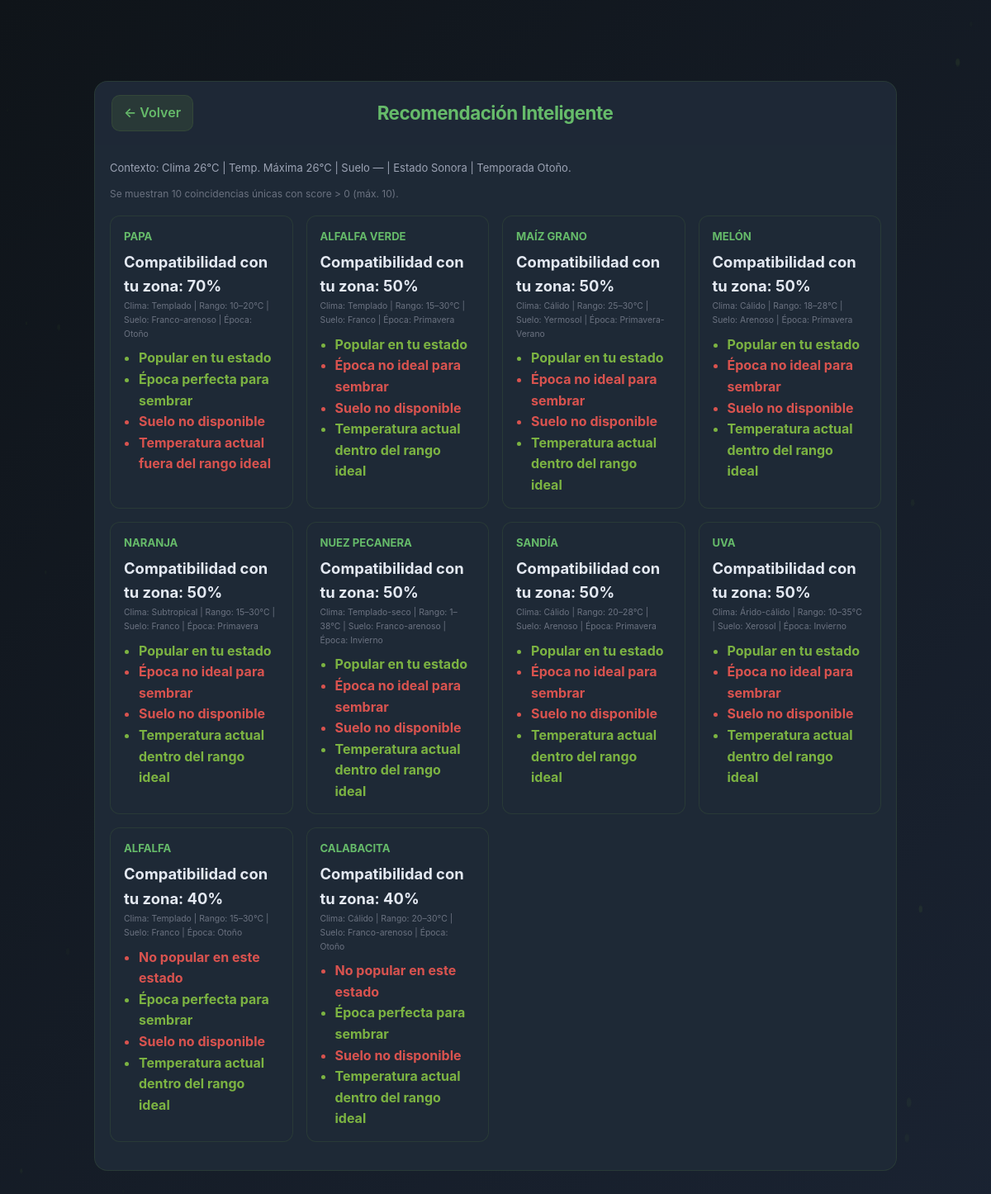
/vistas/planificador_visual.php, run on the app's committed database.
### tables this page shows
CREATE TABLE `productos` (
  `id` int(11) NOT NULL,
  `nombre` varchar(255) NOT NULL,
  `clima` varchar(255) NOT NULL,
  `t_min` int(255) NOT NULL,
  `t_max` int(255) NOT NULL,
  `epoca_siembra` varchar(255) NOT NULL,
  `dias_germinacion` int(255) NOT NULL,
  `dias_caducidad` int(255) NOT NULL,
  `recomendaciones` varchar(255) NOT NULL,
  `suelo` varchar(255) NOT NULL,
  `estados` varchar(255) NOT NULL
);

### vistas/planificador_visual.php (the view, shortened to what this page needs)
<?php
$clima = $_GET['clima'] ?? '26';
$tmax = $_GET['tmax'] ?? '26';
$suelo = $_GET['suelo'] ?? '';
$estado = $_GET['estado'] ?? 'Sonora';
$temporada = $_GET['temporada'] ?? 'Otoño';
$temperatura = 26;
if (preg_match('/(\d+)/', $clima, $matches)) {
    $temperatura = intval($matches[1]);
} elseif (preg_match('/(\d+)/', $tmax, $matches)) {
    $temperatura = intval($matches[1]);
}
function calcularScore($cultivo, $temperatura, $estado, $temporada) {
    $score = 0;
    $reasons = [];
    $estadosCultivo = explode(',', $cultivo['estados']);
    $estadosCultivo = array_map('trim', $estadosCultivo);
    if (in_array($estado, $estadosCultivo)) {
        $score += 4;
        $reasons[] = ['text' => 'Popular en tu estado', 'type' => 'positive'];
    } else {
        $reasons[] = ['text' => 'No popular en este estado', 'type' => 'negative'];
    }
    $epocas = explode('-', $cultivo['epoca_siembra']);
    $epocasPrincipales = array_map('trim', $epocas);
    if (in_array($temporada, $epocasPrincipales)) {
        $score += 3;
        $reasons[] = ['text' => 'Época perfecta para sembrar', 'type' => 'positive'];
    } else {
        $reasons[] = ['text' => 'Época no ideal para sembrar', 'type' => 'negative'];
    }
    if (!empty($cultivo['suelo']) && !empty($GLOBALS['suelo'])) {
        $sueloActual = strtolower(trim($GLOBALS['suelo']));
        $sueloCultivoArr = preg_split('/[-,]/', strtolower($cultivo['suelo']));
        $sueloCultivoArr = array_map('trim', $sueloCultivoArr);
        $coincideSuelo = false;
        foreach ($sueloCultivoArr as $sueloC) {
            if (strpos($sueloActual, $sueloC) !== false || strpos($sueloC, $sueloActual) !== false) {
                $coincideSuelo = true;
                break;
            }
        }
        if ($coincideSuelo) {
            $score += 2;
            $reasons[] = ['text' => 'Suelo ideal', 'type' => 'positive'];
        } else {
            $reasons[] = ['text' => 'Suelo no ideal', 'type' => 'negative'];
        }
    } else {
        $reasons[] = ['text' => 'Suelo no disponible', 'type' => 'negative'];
    }
    if ($temperatura >= $cultivo['t_min'] && $temperatura <= $cultivo['t_max']) {
        $score += 1;
        $reasons[] = ['text' => 'Temperatura actual dentro del rango ideal', 'type' => 'positive'];
    } else {
        $reasons[] = ['text' => 'Temperatura actual fuera del rango ideal', 'type' => 'negative'];
    }
    return ['score' => $score, 'reasons' => $reasons];
}
try {
    $mysqli = conectar_bd();
    $query = "SELECT id, nombre, clima, t_min, t_max, epoca_siembra, dias_germinacion, dias_caducidad, suelo, estados, recomendaciones
              FROM productos
              ORDER BY nombre";
    $resultado = $mysqli->query($query);
    $recomendaciones = [];
    while ($cultivo = $resultado->fetch_assoc()) {
        $scoreData = calcularScore($cultivo, $temperatura, $estado, $temporada);
        if ($scoreData['score'] > 0) {
            $recomendaciones[] = [
                'cultivo' => $cultivo,
                'score' => $scoreData['score'],
                'reasons' => $scoreData['reasons']
            ];
        }
    }
    usort($recomendaciones, function($a, $b) {
        return $b['score'] - $a['score'];
    });
    $recomendaciones = array_slice($recomendaciones, 0, 10);
    $conexionExitosa = true;
    $errorConexion = '';
} catch (Exception $e) {
    $conexionExitosa = false;
    $errorConexion = $e->getMessage();
    $recomendaciones = [];
}
?>
<!DOCTYPE html>
<html lang="es">
<head>
<link rel="stylesheet" href="../recursos/css/general.css">
</head>
<body>
<main class="container" style="padding:40px 0">
</head>
<body><canvas width="978" height="738" style="position: fixed; top: 0px; left: 0px; width: 100%; height: 100%; pointer-events: none; z-index: 0; opacity: 0.15;"></canvas>
<main class="container" style="padding:40px 0">
    <div class="page-card" style="margin-top:18px;">
        <section class="card in-view" style="padding:0;overflow:hidden;">
            <div class="map-header" style="display:flex;align-items:center;gap:16px;padding:16px 20px;background:rgba(30,41,54,0.6);">
                <a href="index.php" class="btn-back">← Volver</a>
                <h5 style="margin:0;color:var(--accent);font-size:1.4rem;font-weight:700;flex:1;text-align:center;letter-spacing:-0.5px;">Recomendación Inteligente</h5>
            </div>
            <div style="padding:18px;">
            <?php if (!$conexionExitosa): ?>
                <div class="alerta" style="background:rgba(220,38,38,0.1);color:#dc2626;padding:12px;border-radius:8px;margin-bottom:16px;">
                    <strong>Error de conexión:</strong> <?= htmlspecialchars($errorConexion) ?>
                </div>
            <?php else: ?>
                <div style="font-size:13px;color:var(--text-secondary);margin-bottom:10px;">
                    Contexto: Clima <?= htmlspecialchars($temperatura) ?>°C | Temp. Máxima <?= htmlspecialchars($temperatura) ?>°C | Suelo <?= htmlspecialchars($suelo ?: '—') ?> | Estado <?= htmlspecialchars($estado) ?> | Temporada <?= htmlspecialchars($temporada) ?>.
                </div>
                <?php if (empty($recomendaciones)): ?>
                    <p style="font-size:13px;color:var(--text-muted);">No se encontraron cultivos compatibles con las condiciones actuales.</p>
                <?php else: ?>
                    <p style="font-size:12px;color:var(--text-muted);margin-bottom:12px;">
                        Se muestran <?= count($recomendaciones) ?> coincidencias únicas con score &gt; 0 (máx. 10).
                    </p>
                    <div class="metrics-grid">
                        <?php foreach ($recomendaciones as $index => $rec):
                            $cultivo = $rec['cultivo'];
                            $score = $rec['score'];
                            $reasons = $rec['reasons'];
                            $key = strtolower(str_replace([' ', 'á', 'é', 'í', 'ó', 'ú', 'ñ'], ['_', 'a', 'e', 'i', 'o', 'u', 'n'], $cultivo['nombre']));
                        ?>
                            <div class="metric-card" style="transform:none;opacity:1;" data-product="<?= htmlspecialchars($key) ?>">
                                <h3><?= htmlspecialchars($cultivo['nombre']) ?></h3>
                                <?php $percent = (int) round(($score / 10) * 100); ?>
                                <div class="value">Compatibilidad con tu zona: <?= htmlspecialchars($percent) ?>%</div>
                                <small>
                                    Clima: <?= htmlspecialchars($cultivo['clima']) ?> |
                                    Rango: <?= htmlspecialchars($cultivo['t_min']) ?>–<?= htmlspecialchars($cultivo['t_max']) ?>°C |
                                    Suelo: <?= htmlspecialchars($cultivo['suelo']) ?> |
                                    Época: <?= htmlspecialchars($cultivo['epoca_siembra']) ?>
                                </small>
                                <?php if (!empty($reasons)): ?>
                                    <ul style="margin:8px 0 0;padding-left:18px;">
                                        <?php foreach ($reasons as $reason):
                                            $text = htmlspecialchars(is_array($reason) ? $reason['text'] : $reason);
                                            $type = is_array($reason) && isset($reason['type']) ? $reason['type'] : 'positive';
                                            $class = $type === 'positive' ? 'reason-positive' : 'reason-negative';
                                        ?>
                                            <li class="<?= $class ?>"><?= $text ?></li>
                                        <?php endforeach; ?>
                                    </ul>
                                <?php endif; ?>
                            </div>
                        <?php endforeach; ?>
                    </div>
                <?php endif; ?>
            <?php endif; ?>
            </div>
        </section>
    </div>
</main>
</body>
</html>

### recursos/css/general.css (style rules this page uses)
:root { --bg-primary: #0f1419; --bg-secondary: #1a2332; --bg-card: #1e2936; --bg-card-hover: #242d3f; --green-1: #e8f5e4; --green-2: #aed581; --green-3: #7cb342; --green-4: #558b2f; --green-5: #33691e; --green-glow: rgba(124, 179, 66, 0.3); --accent: #66bb6a; --accent-hover: #81c784; --text-primary: #e4e9f2; --text-secondary: #9ca3b4; --text-muted: #6b7280; --border: rgba(124, 179, 66, 0.12); --border-hover: rgba(124, 179, 66, 0.25); --max-width: 1200px; --radius: 12px; --radius-lg: 16px; --radius-xl: 24px; --shadow: 0 4px 24px rgba(0,0,0,0.2); --shadow-lg: 0 12px 48px rgba(0,0,0,0.35); --shadow-glow: 0 8px 32px var(--green-glow); --transition: all 0.4s cubic-bezier(0.4, 0, 0.2, 1); --transition-fast: all 0.2s ease-out; --transition-bounce: all 0.5s cubic-bezier(0.68, -0.55, 0.265, 1.55); }
* { box-sizing:border-box }
html { scroll-behavior:smooth }
html,body { height:100%; margin:0; font-family:'Inter', -apple-system, BlinkMacSystemFont, 'Segoe UI', Roboto, Helvetica, Arial, sans-serif; background:linear-gradient(135deg, var(--bg-primary) 0%, var(--bg-secondary) 100%); background-attachment:fixed; color:var(--text-primary); line-height:1.6; overflow-x:hidden; }
* { scrollbar-width: thin; scrollbar-color: var(--green-4) var(--bg-primary); }
.container { width:90%;max-width:var(--max-width);margin:0 auto;position:relative;z-index:1 }
.card { background:var(--bg-card); border-radius:var(--radius-lg); padding:28px; border:1px solid var(--border); position:relative; overflow:hidden; transition:var(--transition); backdrop-filter:blur(10px); }
.card::after { content:''; position:absolute; inset:0; border-radius:var(--radius-lg); padding:1px; background:transparent; opacity:0; transition:opacity 0.4s ease; pointer-events:none; }
.page-card .btn-back { background:rgba(124, 179, 66, 0.12);border:1px solid var(--border);color:var(--accent);padding:8px 14px;border-radius:10px;font-weight:600;text-decoration:none;position:relative;z-index:3 }
.page-card .btn-back::before { content:'';position:absolute;inset:0;background:linear-gradient(135deg, transparent, rgba(255,255,255,0.08));transform:translateX(-100%);transition:transform 0.4s ease }

### vistas/planificador_visual.php (style rules this page uses)
.reason-positive { color:var(--green-3);font-weight:700 }
.reason-negative { color:#d9534f;font-weight:700 }
.page-card { animation:scaleIn 0.6s cubic-bezier(0.4, 0, 0.2, 1); }
.btn-back { background:rgba(124, 179, 66, 0.15); border:1px solid var(--border-hover); color:var(--accent); padding:10px 20px; border-radius:var(--radius); font-weight:600; text-decoration:none; transition:var(--transition-fast); }
.btn-back { box-shadow:none;text-shadow:none;position:relative;z-index:3 }
.btn-back::before,.btn-back::after { display:none !important;content:none !important }
.metrics-grid { display:grid;grid-template-columns:repeat(auto-fit,minmax(210px,1fr));gap:16px;margin:16px 0; }
.metric-card { background:var(--bg-card);border:1px solid var(--border);border-radius:var(--radius); padding:14px 16px;transition:var(--transition); transform:translateY(14px) scale(.96);opacity:0; cursor:pointer; position:relative; }
.metric-card::after { content:'👆 Click para detalles'; position:absolute; top:8px; right:12px; font-size:0.65rem; color:var(--text-muted); opacity:0; transition:opacity 0.2s ease; }
.metric-card h3 { margin:0 0 6px;font-size:.82rem;color:var(--accent);font-weight:700;text-transform:uppercase; }
.metric-card .value { font-size:1.15rem;font-weight:700;color:var(--text-primary); }
.metric-card small { display:block;margin-top:2px;font-size:.65rem;color:var(--text-muted); }
small { color:var(--text-muted); }

### data on the page
productos: nombre "PAPA", percent "70", clima "Templado", t_min "10", t_max "20", suelo "Franco-arenoso", epoca_siembra "Otoño", text "Popular en tu estado", text "Época perfecta para sembrar", text "Suelo no disponible", text "Temperatura actual fuera del rango ideal"
productos: nombre "ALFALFA VERDE", percent "50", clima "Templado", t_min "15", t_max "30", suelo "Franco", epoca_siembra "Primavera", text "Popular en tu estado", text "Época no ideal para sembrar", text "Suelo no disponible", text "Temperatura actual dentro del rango ideal"
productos: nombre "MAÍZ GRANO", percent "50", clima "Cálido", t_min "25", t_max "30", suelo "Yermosol", epoca_siembra "Primavera-Verano", text "Popular en tu estado", text "Época no ideal para sembrar", text "Suelo no disponible", text "Temperatura actual dentro del rango ideal"
productos: nombre "MELÓN", percent "50", clima "Cálido", t_min "18", t_max "28", suelo "Arenoso", epoca_siembra "Primavera", text "Popular en tu estado", text "Época no ideal para sembrar", text "Suelo no disponible", text "Temperatura actual dentro del rango ideal"
productos: nombre "NARANJA", percent "50", clima "Subtropical", t_min "15", t_max "30", suelo "Franco", epoca_siembra "Primavera", text "Popular en tu estado", text "Época no ideal para sembrar", text "Suelo no disponible", text "Temperatura actual dentro del rango ideal"
productos: nombre "NUEZ PECANERA", percent "50", clima "Templado-seco", t_min "1", t_max "38", suelo "Franco-arenoso", epoca_siembra "Invierno", text "Popular en tu estado", text "Época no ideal para sembrar", text "Suelo no disponible", text "Temperatura actual dentro del rango ideal"
productos: nombre "SANDÍA", percent "50", clima "Cálido", t_min "20", t_max "28", suelo "Arenoso", epoca_siembra "Primavera", text "Popular en tu estado", text "Época no ideal para sembrar", text "Suelo no disponible", text "Temperatura actual dentro del rango ideal"
productos: nombre "UVA", percent "50", clima "Árido-cálido", t_min "10", t_max "35", suelo "Xerosol", epoca_siembra "Invierno", text "Popular en tu estado", text "Época no ideal para sembrar", text "Suelo no disponible", text "Temperatura actual dentro del rango ideal"
productos: nombre "ALFALFA", percent "40", clima "Templado", t_min "15", t_max "30", suelo "Franco", epoca_siembra "Otoño", text "No popular en este estado", text "Época perfecta para sembrar", text "Suelo no disponible", text "Temperatura actual dentro del rango ideal"
productos: nombre "CALABACITA", percent "40", clima "Cálido", t_min "20", t_max "30", suelo "Franco-arenoso", epoca_siembra "Otoño", text "No popular en este estado", text "Época perfecta para sembrar", text "Suelo no disponible", text "Temperatura actual dentro del rango ideal"

### other printed values
$temperatura "26"
$suelo ?: '—' "—"
$estado "Sonora"
$temporada "Otoño"
count($recomendaciones) "10"
